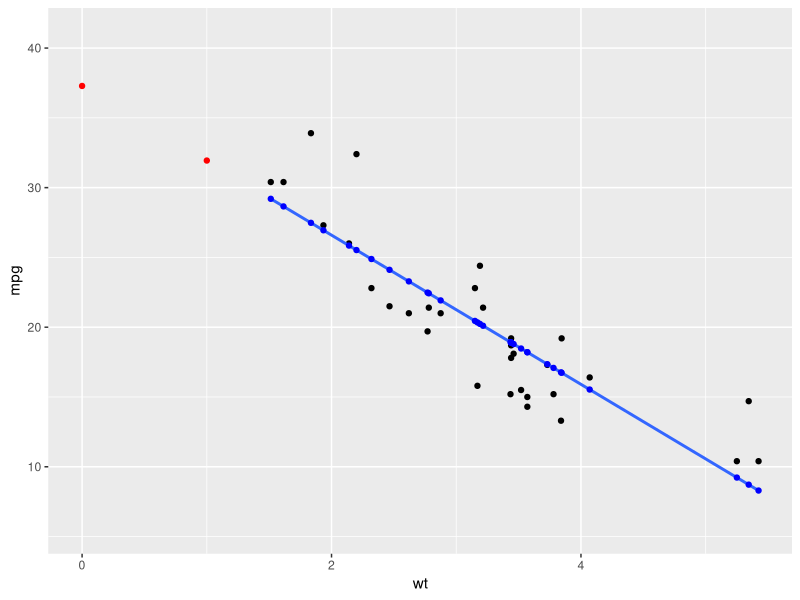

The R script that drew this image:
## ---- chunk 1
knitr::opts_chunk$set(echo = TRUE)
options(tidyverse.quiet = TRUE)
## ---- chunk 2
library(tidyverse)
ggplot(mtcars) + 
  aes(x = wt, y = mpg) + 
  geom_point() + 
  geom_smooth(method = lm, se = F) + 
  stat_smooth(geom = "point", 
              xseq = 0, # intercept
              method = lm, 
              color = "red") + 
  stat_smooth(geom = "point", 
              xseq = 1, # one unit from x = 0
              method = lm, 
              color = "red") +
  stat_smooth(geom = "point", 
              xseq = mtcars$wt, 
              method = lm, 
              color = "blue")   

layer_data(last_plot(), 3)
layer_data(last_plot(), 4)


lm(mpg ~ wt, data = mtcars)

## ---- chunk 3

